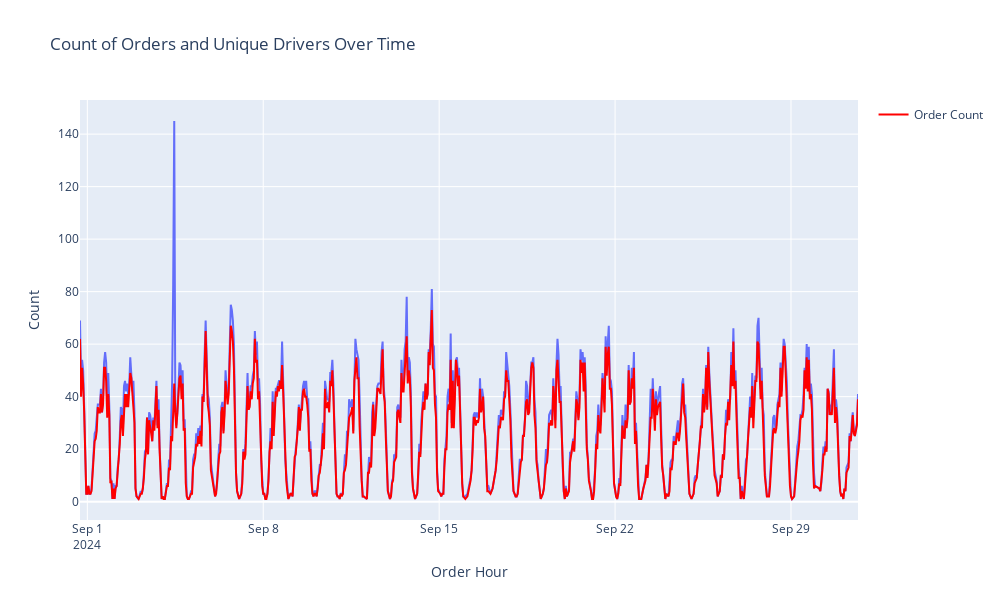

Write notebook code for a chart like this one.
### Markdown cell above
5. Operational Process Improvements

### Code cell
# Group by CUSTOMER_PLACE_ORDER_DATETIME to calculate the count of orders and unique count of DRIVER_ID
order_counts = data.groupby(data['CUSTOMER_PLACE_ORDER_DATETIME'].dt.hour).size()
unique_driver_counts = data.groupby(data['CUSTOMER_PLACE_ORDER_DATETIME'].dt.floor('H'))['DRIVER_ID'].nunique()
order_counts = data.groupby(data['CUSTOMER_PLACE_ORDER_DATETIME'].dt.floor('H')).size()

# Create the line chart
fig = px.line(
    x=order_counts.index,
    y=order_counts.values,
    labels={'x': 'Order Hour', 'y': 'Count'},
    title='Count of Orders and Unique Drivers Over Time'
)

# Add the second line for unique DRIVER_ID count
fig.add_scatter(
    x=unique_driver_counts.index,
    y=unique_driver_counts.values,
    mode='lines',
    name='Unique Drivers',
    line=dict(color='red')
)

fig.update_traces(name='Order Count', selector=dict(mode='lines'))
fig.update_layout(width=1000, height=600)
fig.show()

### Figure 1 — Plotly figure (JSON) as saved in the notebook; plotly's stock layout.template omitted (floating-point values rounded to 4 significant figures; data arrays with more than 128 entries replaced by an {"elided": "..."} marker saying what was removed)
{"data": [{"hovertemplate": "Order Hour=%{x}<br>Count=%{y}<extra></extra>", "legendgroup": "", "line": {"color": "#636efa", "dash": "solid"}, "marker": {"symbol": "circle"}, "mode": "lines", "name": "Order Count", "orientation": "v", "showlegend": false, "type": "scatter", "x": {"elided": "712 str values"}, "xaxis": "x", "y": {"elided": "712 int values"}, "yaxis": "y"}, {"line": {"color": "red"}, "mode": "lines", "name": "Order Count", "type": "scatter", "x": {"elided": "712 str values"}, "y": {"elided": "712 int values"}}], "layout": {"height": 600, "legend": {"tracegroupgap": 0}, "title": {"text": "Count of Orders and Unique Drivers Over Time"}, "width": 1000, "xaxis": {"anchor": "y", "domain": [0, 1], "title": {"text": "Order Hour"}}, "yaxis": {"anchor": "x", "domain": [0, 1], "title": {"text": "Count"}}}}
